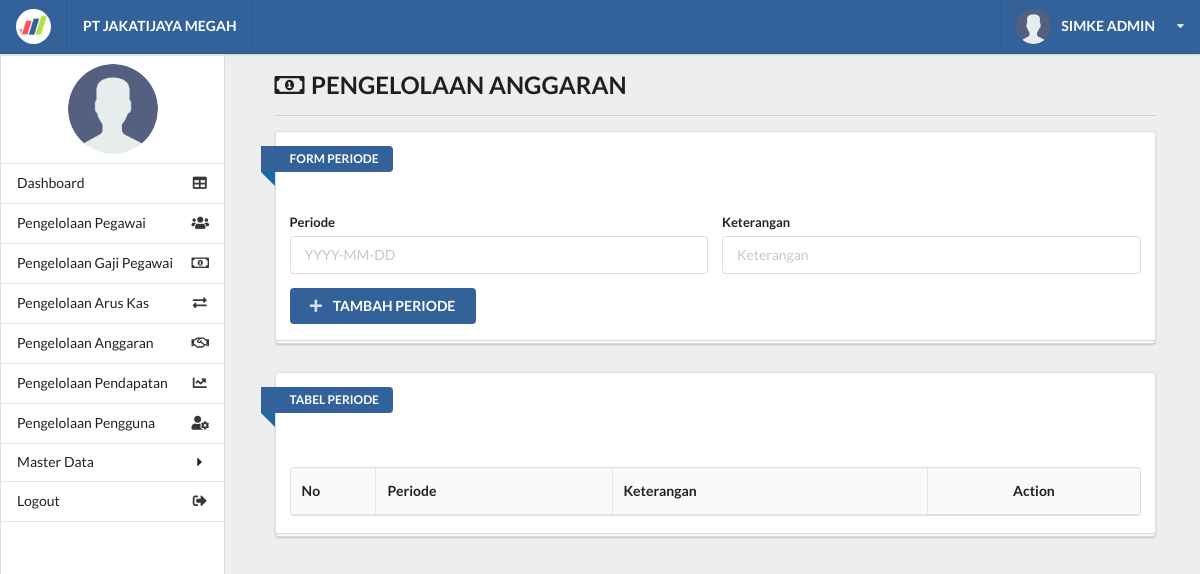
The page /kelola_anggaran.php (signed in) on the database as committed earlier.
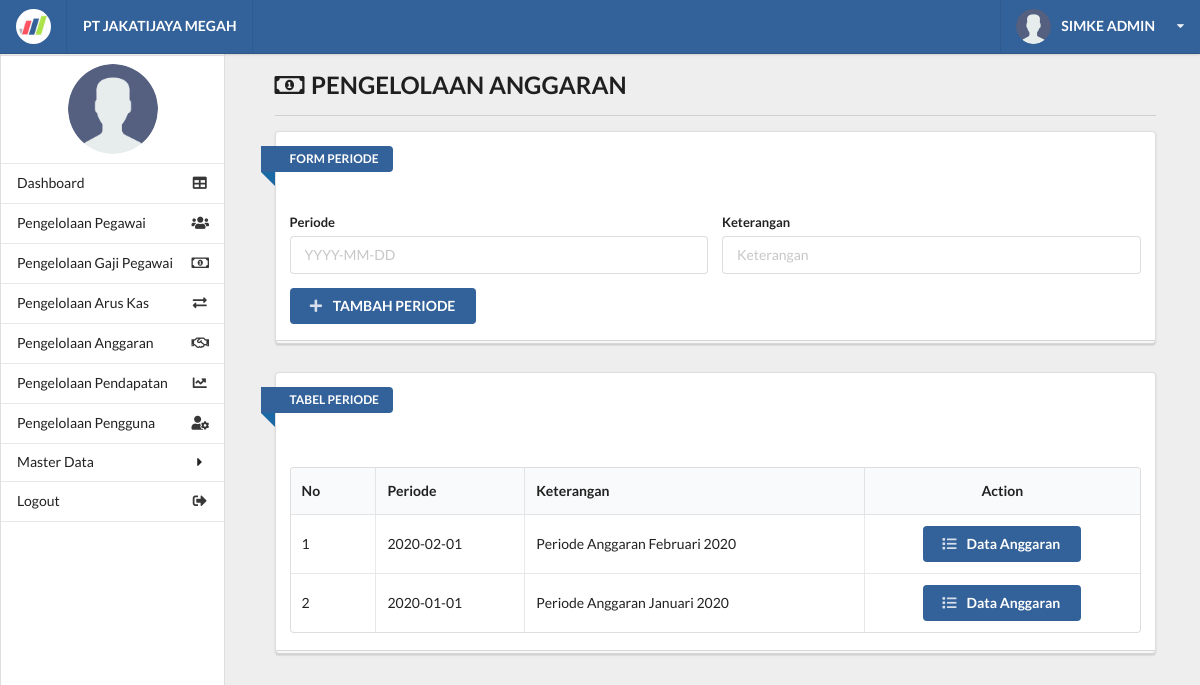
The same page on the database as committed later.
### tables this page shows
CREATE TABLE `tb_anggaran_periode` (
  `id_periode` int(11) NOT NULL AUTO_INCREMENT,
  `periode` date DEFAULT NULL,
  `keterangan` text,
  `tgl_update` date DEFAULT NULL,
  PRIMARY KEY (`id_periode`)
);

### functions/function_anggaran.php (called while the page is built, shortened)
<?php
	require_once 'database.php';
	function getPeriode() {
		global $conn;
		$sql 	= "SELECT * FROM tb_anggaran_periode ORDER BY id_periode DESC";
		$result	= mysqli_query($conn, $sql);
		return mysqli_fetch_all($result, MYSQLI_ASSOC);
	}
?>

### kelola_anggaran.php (the view, shortened to what this page needs)
<?php
	require 'functions/function_anggaran.php';
	include_once 'layout/header.php';
	include_once 'layout/sidebar.php';
?>
		<div class="right floated thirteen wide computer sixteen wide phone column" id="content">
			<div class="ui container grid">
				<div class="row">
					<div class="fifteen wide computer sixteen wide phone centered column">
						<h2><i class="money bill alternate outline icon"></i> PENGELOLAAN ANGGARAN</h2>
						<div class="ui divider"></div>
						<div class="ui grid">
							<div class="sixteen wide computer sixteen wide phone centered column">
								<div class="ui stacked segment">
									<div class="">
										<div class="ui blue ribbon icon label">FORM PERIODE</div>
										<br><br><br>
									</div>
									<form action="functions/function_anggaran.php" method="POST">
										<div class="ui form">
											<div class="two fields">
												<div class="field">
													<label>Periode</label>
													<div class="ui calendar" id="standard_calendar">
					                                	<input type="text" name="periode" placeholder="YYYY-MM-DD">
					                                </div>
												</div>
												<div class="field">
													<label>Keterangan</label>
													<input type="text" name="keterangan" maxlength="200" placeholder="Keterangan">
												</div>
											</div>
										</div>
					                    <button class="ui blue button">
					                        <i class="plus icon"></i>
					                        TAMBAH PERIODE
					                    </button>
									</form>
								</div>
							</div>
							<div class="sixteen wide computer sixteen wide phone centered column">
								<div class="ui stacked segment">
									<div class="">
										<div class="ui blue ribbon icon label">TABEL PERIODE</div>
										<br><br><br>
									</div>
									<table id="example" class="ui celled table responsive nowrap unstackable" style="width:100%">
									    <thead>
									        <tr>
									            <th width="10%">No</th>
									            <th>Periode</th>
									            <th>Keterangan</th>
									            <th style="text-align: center;">Action</th>
									        </tr>
									    </thead>
									    <tbody>
									    <?php $all = getPeriode(); $no = 1; ?>
									    <?php foreach ($all as $data) { ?>
								    	<tr>
								    	    <td><?= $no++ ?></td>
								    	    <td><?= $data['periode'] ?></td>
								    	    <td><?= $data['keterangan'] ?></td>
								    	    <td style="text-align: center;">
								    	    	<div class="ui buttons">
								    	    	  <a href="detail_periode_anggaran.php?data=<?php echo $data['id_periode']; ?>" class="ui blue button"><i class="list icon"></i> Data Anggaran</a>
								    	    	</div>
								    	    </td>
								    	</tr>
									    <?php } ?>
									    </tbody>
									</table>
								</div>
							</div>
						</div>
					</div>
				</div>
			</div>
		</div>
<?php
	include_once 'layout/footer.php';
?>

Rows that differ between the two databases and show on the page:
added tb_anggaran_periode: periode "2020-02-01", keterangan "Periode Anggaran Februari 2020"
added tb_anggaran_periode: periode "2020-01-01", keterangan "Periode Anggaran Januari 2020"
